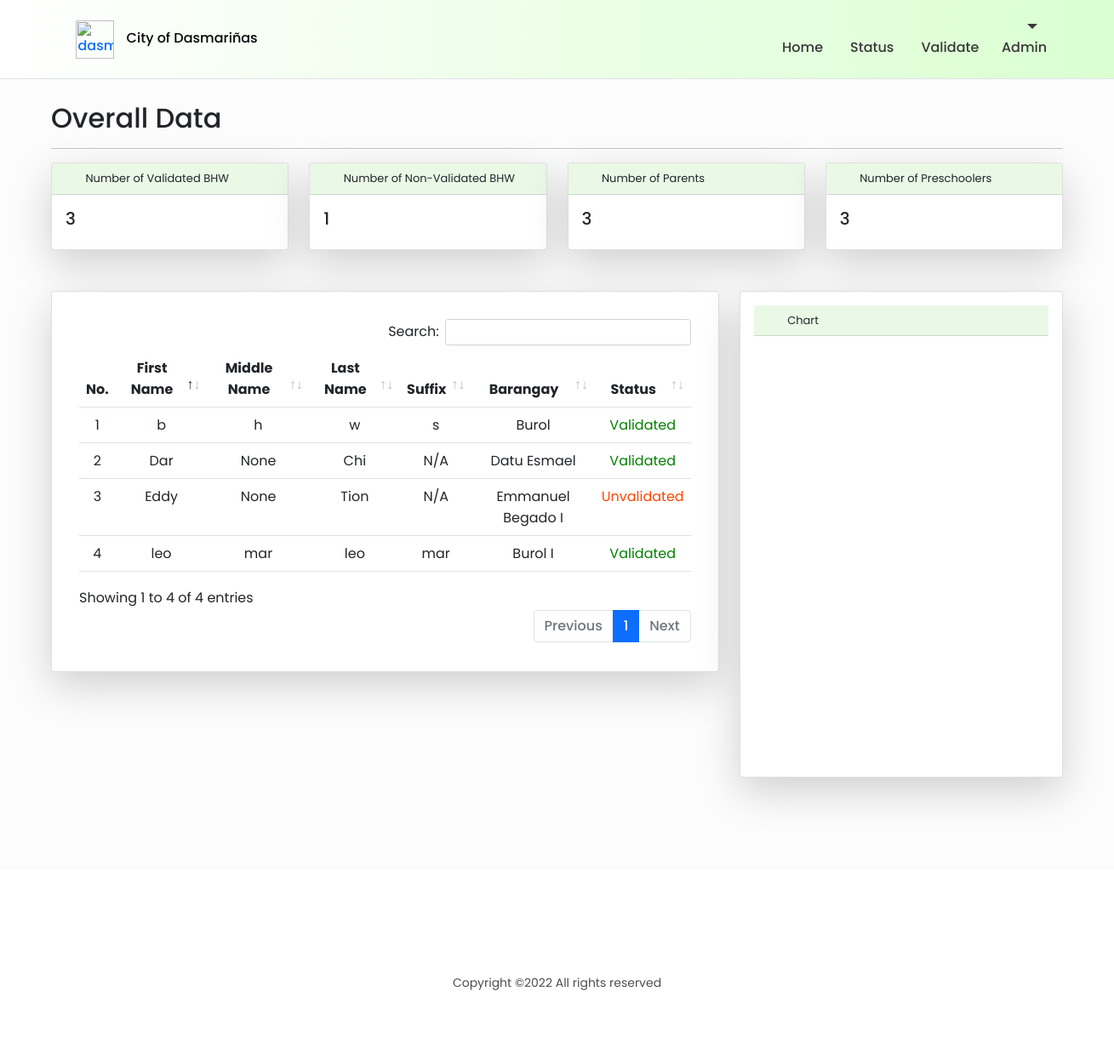
The app's page /ahome (signed in), older data.
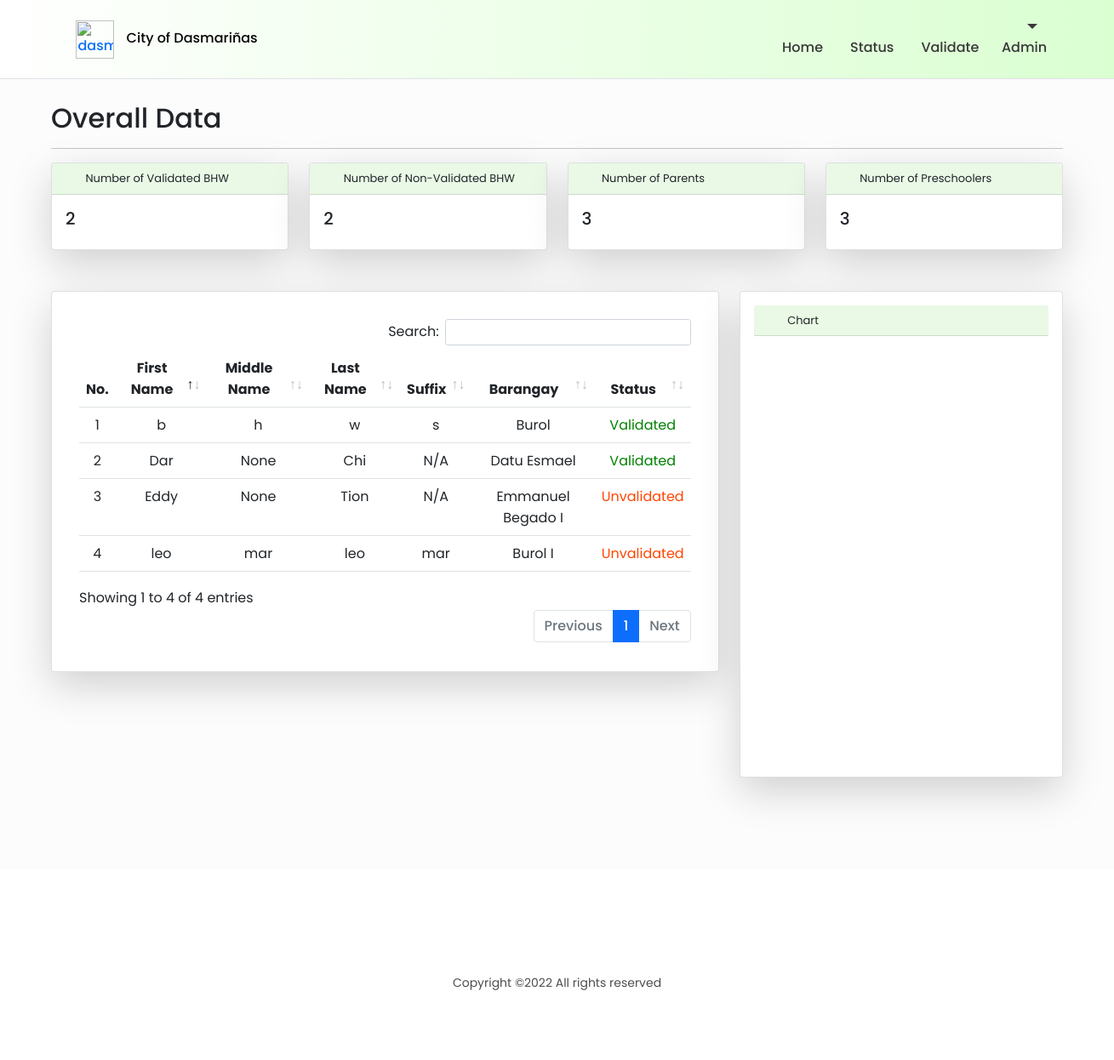
The same page, newer data.
### profilingApp/models.py (models this page shows, shortened)
class BarangayHealthWorker(Model):
    BARANGAYS = [('Select Barangay', 'Select Barangay'),
                 ('Burol', 'Burol'),
                 ('Burol I', 'Burol I'),
                 ('Burol II', 'Burol II'),
                 ('Burol III', 'Burol III'),
                 ('Datu Esmael', 'Datu Esmael'),
                 ('Emmanuel Begado I', 'Emmanuel Begado I'),
                 ('Emmanuel Begado II', 'Emmanuel Begado II'),]
    user = models.OneToOneField(CustomUser, on_delete=CASCADE, primary_key=True)
    is_validated = models.BooleanField(default=False)
    bhw_barangay = models.CharField(max_length=100, choices=BARANGAYS, default='Select Barangay')

class CustomUser(AbstractUser):
    USER_TYPE = [('Choose User Type', 'Choose User Type'),
                 ('Admin', 'Administrator'),
                 ('BHW', 'Barangay Health Worker'),
                 ('P/G', 'Parent/Guardian')]
    username = None
    email = models.EmailField(_('email address'), unique=True)
    user_type = models.CharField(max_length=100, choices=USER_TYPE, default='Choose User Type')
    middle_name = models.CharField(max_length=100, null=True)
    suffix_name = models.CharField(max_length=100, default='N/A')
    phone_num = models.CharField(max_length=100, null=True)
    USERNAME_FIELD = 'email'
    REQUIRED_FIELDS = []
    objects = CustomUserManager()

### profilingApp/views.py (the view)
# urls.py: path('ahome', views.admin_home, name='admin_home'),
@login_required(login_url='login_registration')
def admin_home(request):
    all_bhw = BarangayHealthWorker.objects.all()
    validated_status = BarangayHealthWorker.objects.filter(is_validated=True).count()
    invalidated_status = BarangayHealthWorker.objects.filter(is_validated=False).count()
    parent_count = Parent.objects.all().count()
    preschooler_count = Preschooler.objects.all().count()
    count_list = [validated_status, invalidated_status, parent_count, preschooler_count]
    data_json = dumps(count_list)
    context = { 'bhws' : all_bhw,
                'validated_count' : validated_status,
                'invalidated_count' : invalidated_status,
                'parent_count' : parent_count,
                'preschooler_count' : preschooler_count,
                'count_data' : data_json }
    return render(request, 'activities/Admin Home.html', context)

### profilingApp/templates/activities/Admin Home.html (shortened to what the changed rows need)
{% load static %}
<html lang="en">
<head>
    <link rel="stylesheet" href="{% static '/CSS/DataTables/datatables.min.css' %}">
    <link rel="stylesheet" href="{% static '/CSS/styles.css' %}">
    <link rel="stylesheet" href="{% static '/CSS/font-awesome/css/all.min.css' %}">
    <link rel="stylesheet" href="{% static '/CSS/css/bootstrap.min.css' %}">
</head>
<body>
{% block dashboard%}
    <div id="grid" class="container-fluid" style="background-color: rgb(252, 252, 252);">
        <div class="container-grid">
            <h2 style="text-align:left;">Overall Data</h2>
            <div class="row">
                <div class="col-xl-3 col-md-4">
                    <div class="card shadow-lg bg-white rounded">
                        <div class="card-body">
                            <h5 class="card-title">{{ validated_count }}</h5>
                        </div>
                    </div>
                </div>
                <div class="col-xl-3 col-md-4">
                    <div class="card shadow-lg bg-white rounded">
                        <div class="card-body">
                            <h5 class="card-title">{{ invalidated_count }}</h5>
                        </div>
                    </div>
                </div>
            </div>
            <div class="row">
                <div class="col-xl-8">
                    <div class="card shadow-lg p-3 mb-5 bg-white rounded">
                        <div class="card-body">
                            <div class="table-responsive">
                                <table class="table table-hover table-cell-border" id="user_list">
                                    <thead>
                                        <tr>
                                            <th scope="col" class="text-center">No.</th>
                                            <th scope="col" class="text-center">First Name</th>
                                            <th scope="col" class="text-center">Middle Name</th>
                                            <th scope="col" class="text-center">Last Name</th>
                                            <th scope="col" class="text-center">Suffix</th>
                                            <th scope="col" class="text-center">Barangay</th>
                                            <th scope="col" class="text-center">Status</th>
                                        </tr>
                                    </thead>
                                    <tbody>
                                        {% for bhw in bhws %}
                                        <tr>
                                            <td class="text-center"></td>
                                            <td class="text-center">{{ bhw.user.first_name }}</td>
                                            <td class="text-center">{{ bhw.user.middle_name }}</td>
                                            <td class="text-center">{{ bhw.user.last_name }}</td>
                                            <td class="text-center">{{ bhw.user.suffix_name }}</td>
                                            <td class="text-center">{{ bhw.bhw_barangay}}</td>
                                            {% if bhw.is_validated is True %}
                                                <td class="text-center" style="color: green;">Validated</td>
                                            {% else %}
                                                <td class="text-center" style="color: orangered;">Unvalidated</td>
                                            {% endif %}
                                        </tr>
                                        {% endfor %}
                                    </tbody>
                                </table>
                            </div>
                        </div>
                    </div>
                </div>
            </div>
        </div>
  </div>
{% endblock %}
<script>
    // Set new default font family and font color to mimic Bootstrap's default styling
    Chart.defaults.global.defaultFontFamily = '-apple-system,system-ui,BlinkMacSystemFont,"Segoe UI",Roboto,"Helvetica Neue",Arial,sans-serif';
    Chart.defaults.global.defaultFontColor = '#292b2c';
    // Pie Chart Example
    var data_count = JSON.parse('{{ count_data|escapejs }}')
    var ctx = document.getElementById("myPieChart");
    var myPieChart = new Chart(ctx, {
    type: 'polarArea',
    data: {
        labels: ["Validated", "Invalidated", "Parent", "Preschooler"],
        datasets: [{
        data: data_count,
        backgroundColor: ['#dc3545', '#ffc107', '#28a745'],
        }],
    },
    });
</script>
</body>
</html>

Row changes from the older to the newer data that the page shows:
changed BarangayHealthWorker "Burol I": is_validated "Validated" → "Unvalidated"
Text that changed along with them:
{{ validated_count }}: "3" → "2"
{{ invalidated_count }}: "1" → "2"
